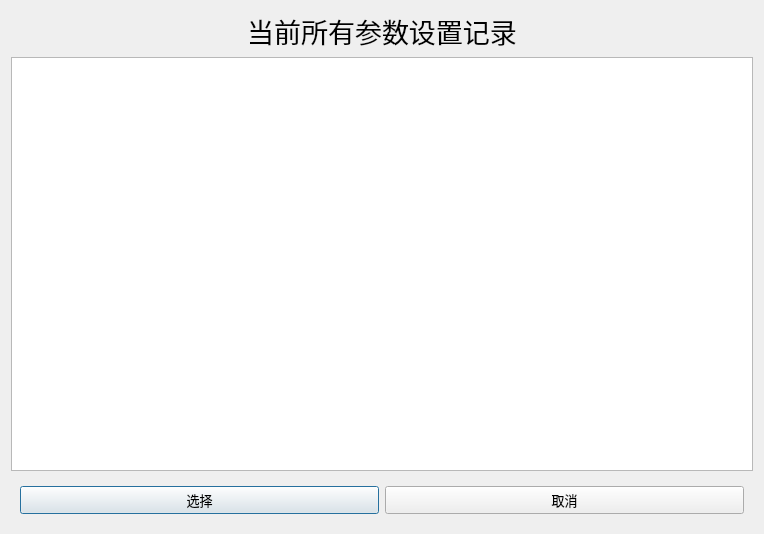
<?xml version="1.0" encoding="UTF-8"?>
<ui version="4.0">
 <class>DaoConfigForm</class>
 <widget class="QDialog" name="DaoConfigForm">
  <property name="geometry">
   <rect>
    <x>0</x>
    <y>0</y>
    <width>764</width>
    <height>534</height>
   </rect>
  </property>
  <property name="windowTitle">
   <string>Dialog</string>
  </property>
  <layout class="QVBoxLayout" name="verticalLayout">
   <item>
    <widget class="QLabel" name="label">
     <property name="font">
      <font>
       <family>华文中宋</family>
       <pointsize>20</pointsize>
      </font>
     </property>
     <property name="text">
      <string>当前所有参数设置记录</string>
     </property>
     <property name="alignment">
      <set>Qt::AlignCenter</set>
     </property>
    </widget>
   </item>
   <item>
    <widget class="QTableView" name="tableView"/>
   </item>
   <item>
    <widget class="QWidget" name="widget" native="true">
     <layout class="QHBoxLayout" name="horizontalLayout">
      <item>
       <widget class="QtMaterialRaisedButton" name="btnChose">
        <property name="font">
         <font>
          <family>华文中宋</family>
          <pointsize>10</pointsize>
         </font>
        </property>
        <property name="text">
         <string>选择</string>
        </property>
       </widget>
      </item>
      <item>
       <widget class="QtMaterialRaisedButton" name="btnCancel">
        <property name="font">
         <font>
          <family>华文中宋</family>
          <pointsize>10</pointsize>
         </font>
        </property>
        <property name="text">
         <string>取消</string>
        </property>
       </widget>
      </item>
     </layout>
    </widget>
   </item>
  </layout>
 </widget>
 <customwidgets>
  <customwidget>
   <class>QtMaterialRaisedButton</class>
   <extends>QPushButton</extends>
   <header location="global">qtmaterialraisedbutton.h</header>
  </customwidget>
 </customwidgets>
 <resources/>
 <connections>
  <connection>
   <sender>btnCancel</sender>
   <signal>clicked()</signal>
   <receiver>DaoConfigForm</receiver>
   <slot>reject()</slot>
   <hints>
    <hint type="sourcelabel">
     <x>565</x>
     <y>501</y>
    </hint>
    <hint type="destinationlabel">
     <x>381</x>
     <y>266</y>
    </hint>
   </hints>
  </connection>
 </connections>
</ui>
